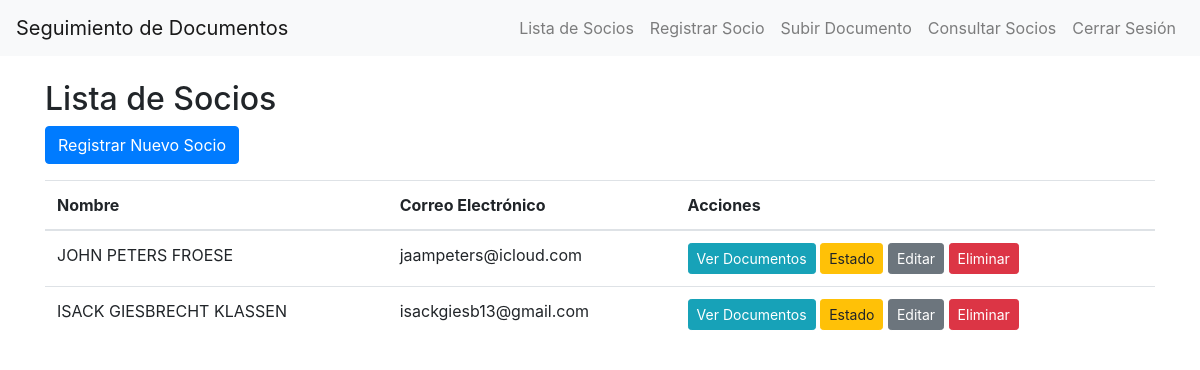
/dashboard (signed in), run on the app's committed database.
### models.py (models this page shows)
class Socio(db.Model):
    __tablename__ = 'socio'
    id = db.Column(db.Integer, primary_key=True)
    nombre = db.Column(db.String(100), nullable=False)
    apellido_paterno = db.Column(db.String(100), nullable=False)
    apellido_materno = db.Column(db.String(100), nullable=False)
    rfc = db.Column(db.String(13), nullable=False)
    curp = db.Column(db.String(18), nullable=False)
    fecha_nacimiento = db.Column(db.Date, nullable=False)
    direccion = db.Column(db.String(200), nullable=False)
    email = db.Column(db.String(120), unique=True, nullable=False)
    telefono_fijo = db.Column(db.String(20))
    telefono_celular = db.Column(db.String(20))
    estado_marital = db.Column(db.Enum(EstadoMaritalEnum), nullable=False)
    nombre_conyuge = db.Column(db.String(100))
    apellido_paterno_conyuge = db.Column(db.String(100))
    apellido_materno_conyuge = db.Column(db.String(100))
    user_id = db.Column(db.Integer, db.ForeignKey('usuario.id'), nullable=False)
    documentos = db.relationship('Document', backref='socio', lazy=True)

### app.py (the view)
@app.route('/dashboard')
@login_required
def dashboard():
    with app.app_context():
        socios = Socio.query.filter_by(user_id=current_user.id).all()
    return render_template('dashboard.html', socios=socios)

### models.py (called while the page is built)
@login_manager.user_loader
def load_user(user_id):
    return User.query.get(int(user_id))

### templates/dashboard.html
{% extends "base.html" %}
{% block content %}
<h2>Lista de Socios</h2>
<a href="{{ url_for('registrar_socio') }}" class="btn btn-primary mb-3">Registrar Nuevo Socio</a>
<table class="table">
    <thead>
        <tr>
            <th>Nombre</th>
            <th>Correo Electrónico</th>
            <th>Acciones</th>
        </tr>
    </thead>
    <tbody>
        {% for socio in socios %}
        <tr>
            <td>{{ socio.nombre }} {{ socio.apellido_paterno }} {{ socio.apellido_materno }}</td>
            <td>{{ socio.email }}</td>
            <td>
                <a href="{{ url_for('ver_socio', socio_id=socio.id) }}" class="btn btn-info btn-sm">Ver Documentos</a>
                <a href="{{ url_for('status', socio_id=socio.id) }}" class="btn btn-warning btn-sm">Estado</a>
                <a href="{{ url_for('editar_socio', socio_id=socio.id) }}" class="btn btn-secondary btn-sm">Editar</a>
                <form action="{{ url_for('eliminar_socio', socio_id=socio.id) }}" method="POST" style="display:inline;" onsubmit="return confirm('¿Estás seguro de que deseas eliminar este socio?');">
                     <button type="submit" class="btn btn-danger btn-sm">Eliminar</button>
                </form>
            </td>
        </tr>
        {% endfor %}
    </tbody>
</table>
{% endblock %}

### data on the page
Socio: nombre "JOHN", apellido_paterno "PETERS", apellido_materno "FROESE", email "jaampeters@icloud.com"
Socio: nombre "ISACK", apellido_paterno "GIESBRECHT", apellido_materno "KLASSEN", email "isackgiesb13@gmail.com"
